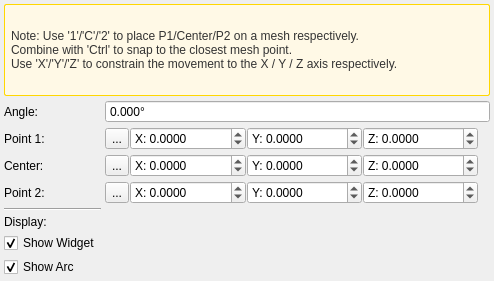
<?xml version="1.0" encoding="UTF-8"?>
<ui version="4.0">
 <class>ProtractorToolDlg</class>
 <widget class="QWidget" name="ProtractorToolDlg">
  <property name="geometry">
   <rect>
    <x>0</x>
    <y>0</y>
    <width>0</width>
    <height>0</height>
   </rect>
  </property>
  <property name="sizePolicy">
   <sizepolicy hsizetype="Minimum" vsizetype="Preferred">
    <horstretch>0</horstretch>
    <verstretch>0</verstretch>
   </sizepolicy>
  </property>
  <property name="windowTitle">
   <string>Protractor Tool</string>
  </property>
  <layout class="QVBoxLayout" name="verticalLayout">
   <property name="spacing">
    <number>4</number>
   </property>
   <property name="leftMargin">
    <number>4</number>
   </property>
   <property name="topMargin">
    <number>4</number>
   </property>
   <property name="rightMargin">
    <number>4</number>
   </property>
   <property name="bottomMargin">
    <number>4</number>
   </property>
   <item>
    <widget class="QLabel" name="instructionLabel">
     <property name="sizePolicy">
      <sizepolicy hsizetype="Minimum" vsizetype="Minimum">
       <horstretch>0</horstretch>
       <verstretch>0</verstretch>
      </sizepolicy>
     </property>
     <property name="minimumSize">
      <size>
       <width>0</width>
       <height>0</height>
      </size>
     </property>
     <property name="text">
      <string>Note: Use '1'/'C'/'2' to place P1/Center/P2 on a mesh respectively. 
Combine with 'Ctrl' to snap to the closest mesh point.
Use 'X'/'Y'/'Z' to constrain the movement to the X / Y / Z axis respectively.</string>
     </property>
     <property name="wordWrap">
      <bool>true</bool>
     </property>
     <property name="margin">
      <number>3</number>
     </property>
     <property name="styleSheet">
      <string>QLabel {
   background-color: #FFF9E6;
   border: 1px solid #FFD700;
   border-radius: 2px;
   padding: 3px;
   color: #333;
}</string>
     </property>
    </widget>
   </item>
   <item>
    <layout class="QGridLayout" name="gridLayout">
     <item row="0" column="0">
      <widget class="QLabel" name="label_2">
       <property name="text">
        <string>Angle:</string>
       </property>
      </widget>
     </item>
     <item row="0" column="1" colspan="4">
      <widget class="QDoubleSpinBox" name="angleSpinBox">
       <property name="readOnly">
        <bool>true</bool>
       </property>
       <property name="sizePolicy">
        <sizepolicy hsizetype="Minimum" vsizetype="Fixed">
         <horstretch>0</horstretch>
         <verstretch>0</verstretch>
        </sizepolicy>
       </property>
       <property name="buttonSymbols">
        <enum>QAbstractSpinBox::NoButtons</enum>
       </property>
       <property name="decimals">
        <number>3</number>
       </property>
       <property name="minimum">
        <double>0.000000000000000</double>
       </property>
       <property name="maximum">
        <double>360.000000000000000</double>
       </property>
       <property name="suffix">
        <string>°</string>
       </property>
      </widget>
     </item>
     <item row="1" column="0">
      <widget class="QLabel" name="label_3">
       <property name="text">
        <string>Point 1:</string>
       </property>
      </widget>
     </item>
     <item row="1" column="1">
      <layout class="QHBoxLayout" name="point1Layout">
       <property name="spacing">
        <number>1</number>
       </property>
       <item>
        <widget class="QToolButton" name="pickPoint1ToolButton">
         <property name="toolTip">
          <string>Pick Point 1 (Shift + Left Mouse)</string>
         </property>
         <property name="text">
          <string>...</string>
         </property>
         <property name="icon">
          <iconset resource="../../../app/MainWindow.qrc">
           <normaloff>:/Resources/images/ecvPointPicking.png</normaloff>:/Resources/images/ecvPointPicking.png</iconset>
         </property>
         <property name="iconSize">
          <size>
           <width>20</width>
           <height>20</height>
          </size>
         </property>
         <property name="checkable">
          <bool>true</bool>
         </property>
        </widget>
       </item>
       <item>
        <widget class="QDoubleSpinBox" name="point1XSpinBox">
         <property name="prefix">
          <string>X: </string>
         </property>
         <property name="sizePolicy">
          <sizepolicy hsizetype="Minimum" vsizetype="Fixed">
           <horstretch>0</horstretch>
           <verstretch>0</verstretch>
          </sizepolicy>
         </property>
         <property name="decimals">
          <number>4</number>
         </property>
         <property name="minimum">
          <double>-999999999.000000000000000</double>
         </property>
         <property name="maximum">
          <double>999999999.000000000000000</double>
         </property>
         <property name="singleStep">
          <double>0.100000000000000</double>
         </property>
        </widget>
       </item>
       <item>
        <widget class="QDoubleSpinBox" name="point1YSpinBox">
         <property name="prefix">
          <string>Y: </string>
         </property>
         <property name="sizePolicy">
          <sizepolicy hsizetype="Minimum" vsizetype="Fixed">
           <horstretch>0</horstretch>
           <verstretch>0</verstretch>
          </sizepolicy>
         </property>
         <property name="decimals">
          <number>4</number>
         </property>
         <property name="minimum">
          <double>-999999999.000000000000000</double>
         </property>
         <property name="maximum">
          <double>999999999.000000000000000</double>
         </property>
         <property name="singleStep">
          <double>0.100000000000000</double>
         </property>
        </widget>
       </item>
       <item>
        <widget class="QDoubleSpinBox" name="point1ZSpinBox">
         <property name="prefix">
          <string>Z: </string>
         </property>
         <property name="sizePolicy">
          <sizepolicy hsizetype="Minimum" vsizetype="Fixed">
           <horstretch>0</horstretch>
           <verstretch>0</verstretch>
          </sizepolicy>
         </property>
         <property name="decimals">
          <number>4</number>
         </property>
         <property name="minimum">
          <double>-999999999.000000000000000</double>
         </property>
         <property name="maximum">
          <double>999999999.000000000000000</double>
         </property>
         <property name="singleStep">
          <double>0.100000000000000</double>
         </property>
        </widget>
       </item>
      </layout>
     </item>
     <item row="2" column="0">
      <widget class="QLabel" name="label_4">
       <property name="text">
        <string>Center:</string>
       </property>
      </widget>
     </item>
     <item row="2" column="1">
      <layout class="QHBoxLayout" name="centerLayout">
       <property name="spacing">
        <number>1</number>
       </property>
       <item>
        <widget class="QToolButton" name="pickCenterToolButton">
         <property name="toolTip">
          <string>Pick Center Point (Shift + Left Mouse)</string>
         </property>
         <property name="text">
          <string>...</string>
         </property>
         <property name="icon">
          <iconset resource="../../../app/MainWindow.qrc">
           <normaloff>:/Resources/images/ecvPointPicking.png</normaloff>:/Resources/images/ecvPointPicking.png</iconset>
         </property>
         <property name="iconSize">
          <size>
           <width>20</width>
           <height>20</height>
          </size>
         </property>
         <property name="checkable">
          <bool>true</bool>
         </property>
        </widget>
       </item>
       <item>
        <widget class="QDoubleSpinBox" name="centerXSpinBox">
         <property name="prefix">
          <string>X: </string>
         </property>
         <property name="sizePolicy">
          <sizepolicy hsizetype="Minimum" vsizetype="Fixed">
           <horstretch>0</horstretch>
           <verstretch>0</verstretch>
          </sizepolicy>
         </property>
         <property name="decimals">
          <number>4</number>
         </property>
         <property name="minimum">
          <double>-999999999.000000000000000</double>
         </property>
         <property name="maximum">
          <double>999999999.000000000000000</double>
         </property>
         <property name="singleStep">
          <double>0.100000000000000</double>
         </property>
        </widget>
       </item>
       <item>
        <widget class="QDoubleSpinBox" name="centerYSpinBox">
         <property name="prefix">
          <string>Y: </string>
         </property>
         <property name="sizePolicy">
          <sizepolicy hsizetype="Minimum" vsizetype="Fixed">
           <horstretch>0</horstretch>
           <verstretch>0</verstretch>
          </sizepolicy>
         </property>
         <property name="decimals">
          <number>4</number>
         </property>
         <property name="minimum">
          <double>-999999999.000000000000000</double>
         </property>
         <property name="maximum">
          <double>999999999.000000000000000</double>
         </property>
         <property name="singleStep">
          <double>0.100000000000000</double>
         </property>
        </widget>
       </item>
       <item>
        <widget class="QDoubleSpinBox" name="centerZSpinBox">
         <property name="prefix">
          <string>Z: </string>
         </property>
         <property name="sizePolicy">
          <sizepolicy hsizetype="Minimum" vsizetype="Fixed">
           <horstretch>0</horstretch>
           <verstretch>0</verstretch>
          </sizepolicy>
         </property>
         <property name="decimals">
          <number>4</number>
         </property>
         <property name="minimum">
          <double>-999999999.000000000000000</double>
         </property>
         <property name="maximum">
          <double>999999999.000000000000000</double>
         </property>
         <property name="singleStep">
          <double>0.100000000000000</double>
         </property>
        </widget>
       </item>
      </layout>
     </item>
     <item row="3" column="0">
      <widget class="QLabel" name="label_5">
       <property name="text">
        <string>Point 2:</string>
       </property>
      </widget>
     </item>
     <item row="3" column="1">
      <layout class="QHBoxLayout" name="point2Layout">
       <property name="spacing">
        <number>1</number>
       </property>
       <item>
        <widget class="QToolButton" name="pickPoint2ToolButton">
         <property name="toolTip">
          <string>Pick Point 2 (Shift + Left Mouse)</string>
         </property>
         <property name="text">
          <string>...</string>
         </property>
         <property name="icon">
          <iconset resource="../../../app/MainWindow.qrc">
           <normaloff>:/Resources/images/ecvPointPicking.png</normaloff>:/Resources/images/ecvPointPicking.png</iconset>
         </property>
         <property name="iconSize">
          <size>
           <width>20</width>
           <height>20</height>
          </size>
         </property>
         <property name="checkable">
          <bool>true</bool>
         </property>
        </widget>
       </item>
       <item>
        <widget class="QDoubleSpinBox" name="point2XSpinBox">
         <property name="prefix">
          <string>X: </string>
         </property>
         <property name="sizePolicy">
          <sizepolicy hsizetype="Minimum" vsizetype="Fixed">
           <horstretch>0</horstretch>
           <verstretch>0</verstretch>
          </sizepolicy>
         </property>
         <property name="decimals">
          <number>4</number>
         </property>
         <property name="minimum">
          <double>-999999999.000000000000000</double>
         </property>
         <property name="maximum">
          <double>999999999.000000000000000</double>
         </property>
         <property name="singleStep">
          <double>0.100000000000000</double>
         </property>
        </widget>
       </item>
       <item>
        <widget class="QDoubleSpinBox" name="point2YSpinBox">
         <property name="prefix">
          <string>Y: </string>
         </property>
         <property name="sizePolicy">
          <sizepolicy hsizetype="Minimum" vsizetype="Fixed">
           <horstretch>0</horstretch>
           <verstretch>0</verstretch>
          </sizepolicy>
         </property>
         <property name="decimals">
          <number>4</number>
         </property>
         <property name="minimum">
          <double>-999999999.000000000000000</double>
         </property>
         <property name="maximum">
          <double>999999999.000000000000000</double>
         </property>
         <property name="singleStep">
          <double>0.100000000000000</double>
         </property>
        </widget>
       </item>
       <item>
        <widget class="QDoubleSpinBox" name="point2ZSpinBox">
         <property name="prefix">
          <string>Z: </string>
         </property>
         <property name="sizePolicy">
          <sizepolicy hsizetype="Minimum" vsizetype="Fixed">
           <horstretch>0</horstretch>
           <verstretch>0</verstretch>
          </sizepolicy>
         </property>
         <property name="decimals">
          <number>4</number>
         </property>
         <property name="minimum">
          <double>-999999999.000000000000000</double>
         </property>
         <property name="maximum">
          <double>999999999.000000000000000</double>
         </property>
         <property name="singleStep">
          <double>0.100000000000000</double>
         </property>
        </widget>
       </item>
      </layout>
     </item>
     <item row="4" column="0">
      <widget class="Line" name="line_2">
       <property name="orientation">
        <enum>Qt::Horizontal</enum>
       </property>
      </widget>
     </item>
     <item row="5" column="0">
      <widget class="QLabel" name="label_11">
       <property name="text">
        <string>Display:</string>
       </property>
      </widget>
     </item>
     <item row="6" column="0">
      <layout class="QHBoxLayout" name="visibilityLayout">
       <item>
        <widget class="QCheckBox" name="widgetVisibilityCheckBox">
         <property name="text">
          <string>Show Widget</string>
         </property>
         <property name="toolTip">
          <string>Show/hide the protractor widget</string>
         </property>
         <property name="checked">
          <bool>true</bool>
         </property>
        </widget>
       </item>
      </layout>
     </item>
     <item row="7" column="0">
      <layout class="QHBoxLayout" name="arcVisibilityLayout">
       <item>
        <widget class="QCheckBox" name="arcVisibilityCheckBox">
         <property name="text">
          <string>Show Arc</string>
         </property>
         <property name="toolTip">
          <string>Show/hide the angle arc</string>
         </property>
         <property name="checked">
          <bool>true</bool>
         </property>
        </widget>
       </item>
      </layout>
     </item>
    </layout>
   </item>
  </layout>
 </widget>
 <resources>
  <include location="../../../app/MainWindow.qrc"/>
 </resources>
 <connections/>
</ui>
